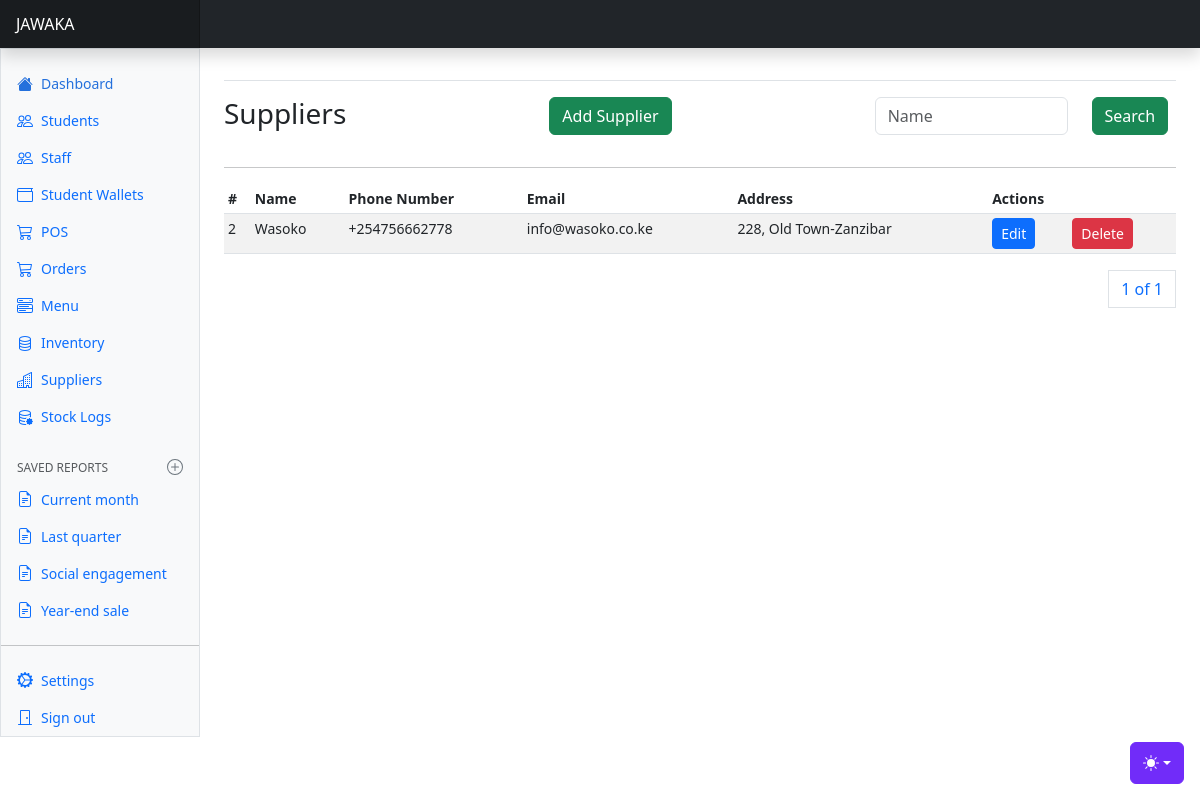
The app's page /inventory/suppliers/ (signed in), older data.
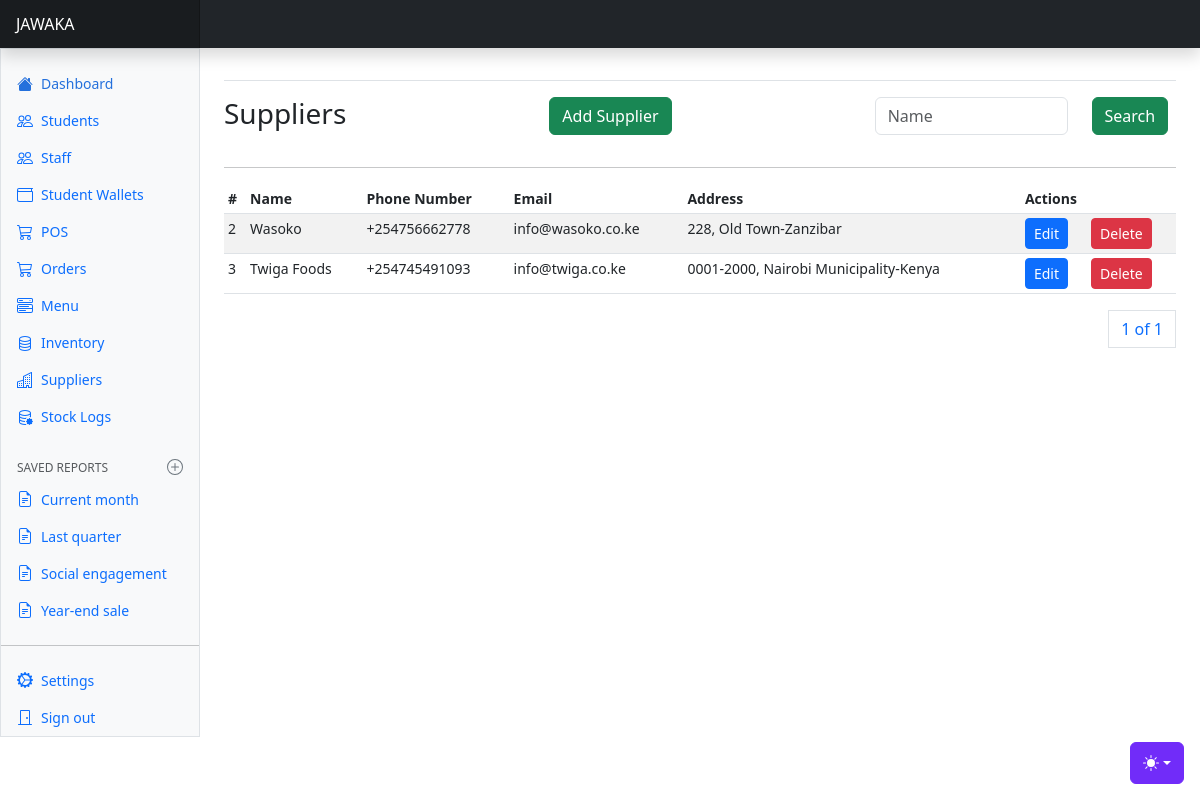
The same page, newer data.
### apps/inventory/models.py (models this page shows, shortened)
class Supplier(AbstractBaseModel):
    name = models.CharField(max_length=255)
    phone_number = models.CharField(max_length=255)
    email = models.EmailField(null=True)
    postal_address = models.CharField(max_length=255, null=True)
    town = models.CharField(max_length=255, null=True)
    country = models.CharField(max_length=255, null=True)
    @property
    def address(self):
        return f"{self.postal_address}, {self.town}-{self.country}"

### apps/inventory/views.py (the view)
# urls.py: path("suppliers/", suppliers, name="suppliers"),
@login_required(login_url="/users/login/")
def suppliers(request):
    suppliers = Supplier.objects.all()
    if request.method == "POST":
        name = request.POST.get("name")
        suppliers = Supplier.objects.filter(Q(name__icontains=name))
    paginator = Paginator(suppliers, 10)
    page_number = request.GET.get("page")
    page_obj = paginator.get_page(page_number)
    context = {
        "stock_items": suppliers,
        "page_obj": page_obj,
    }
    return render(request, "suppliers/suppliers.html", context)

### templates/suppliers/suppliers.html (shortened to what this page needs)
{% extends "base.html" %}
{% block content %}
<div class="row">
    <div class="col-4">
        <h3>Suppliers</h3>
    </div>
    <div class="col-4">
        <a class="btn btn-success" data-bs-toggle="modal" data-bs-target="#newSupplierModal">Add Supplier</a>
    </div>
    <div class="col-4">
      <form>
        <div class="input-group mb-3">
          <div class="row">
            <div class="col-8">
              <input type="text" class="form-control" placeholder="Name" >
            </div>
            <div class="col-4">
              <button class="btn btn-success">Search</button>
            </div>
          </div>
        </div>
      </form>
    </div>
</div>
<hr/>
      <div class="table-responsive small">
        <table class="table table-striped table-sm">
          <thead>
            <tr>
              <th scope="col">#</th>
              <th scope="col">Name</th>
              <th scope="col">Phone Number</th>
              <th scope="col">Email</th>
              <th scope="col">Address</th>
              <th scope="col" colspan="2">Actions</th>
            </tr>
          </thead>
          <tbody>
            {% for supplier in page_obj %}
            <tr>
              <td>{{supplier.id}}</td>
              <td>{{supplier.name}}</td>
              <td>{{supplier.phone_number}}</td>
              <td>{{supplier.email}}</td>
              <td>{{supplier.address}}</td>
              <td><a class="btn btn-primary btn-sm" data-bs-toggle="modal" data-bs-target="#editSupplierModal{{ supplier.id }}">Edit</a></td>
              <td><a class="btn btn-danger btn-sm" data-bs-toggle="modal" data-bs-target="#deleteSupplierModal{{ supplier.id }}">Delete</a></td>
            </tr>
            {% endfor %}
          </tbody>
        </table>
        <div>
          <nav aria-label="Page navigation example">
            <ul class="pagination justify-content-end">
              <a class="page-link" href="#">{{ page_obj.number }} of {{ page_obj.paginator.num_pages }}</a>
            </ul>
          </nav>
        </div>
      </div>
{% endblock content %}

Row changes from the older to the newer data that the page shows:
added Supplier: id "3", name "Twiga Foods", phone_number "+254745491093", email "info@twiga.co.ke", address "0001-2000, Nairobi Municipality-Kenya"
